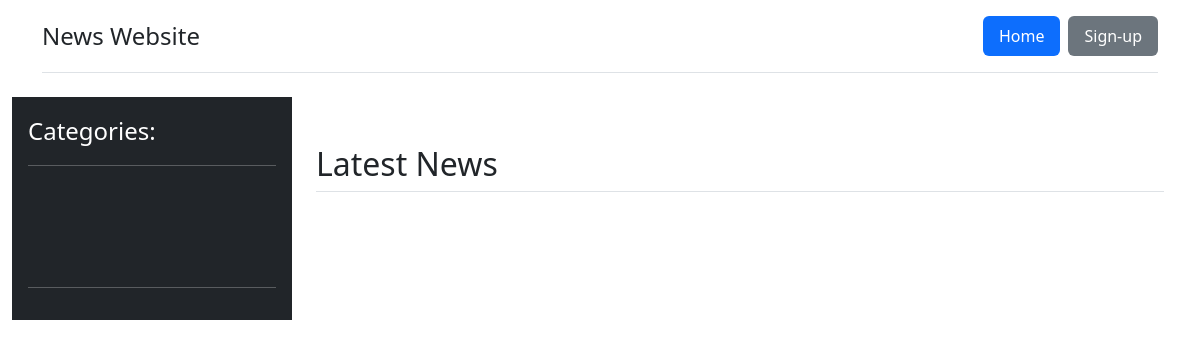
Before: / with the older database file.
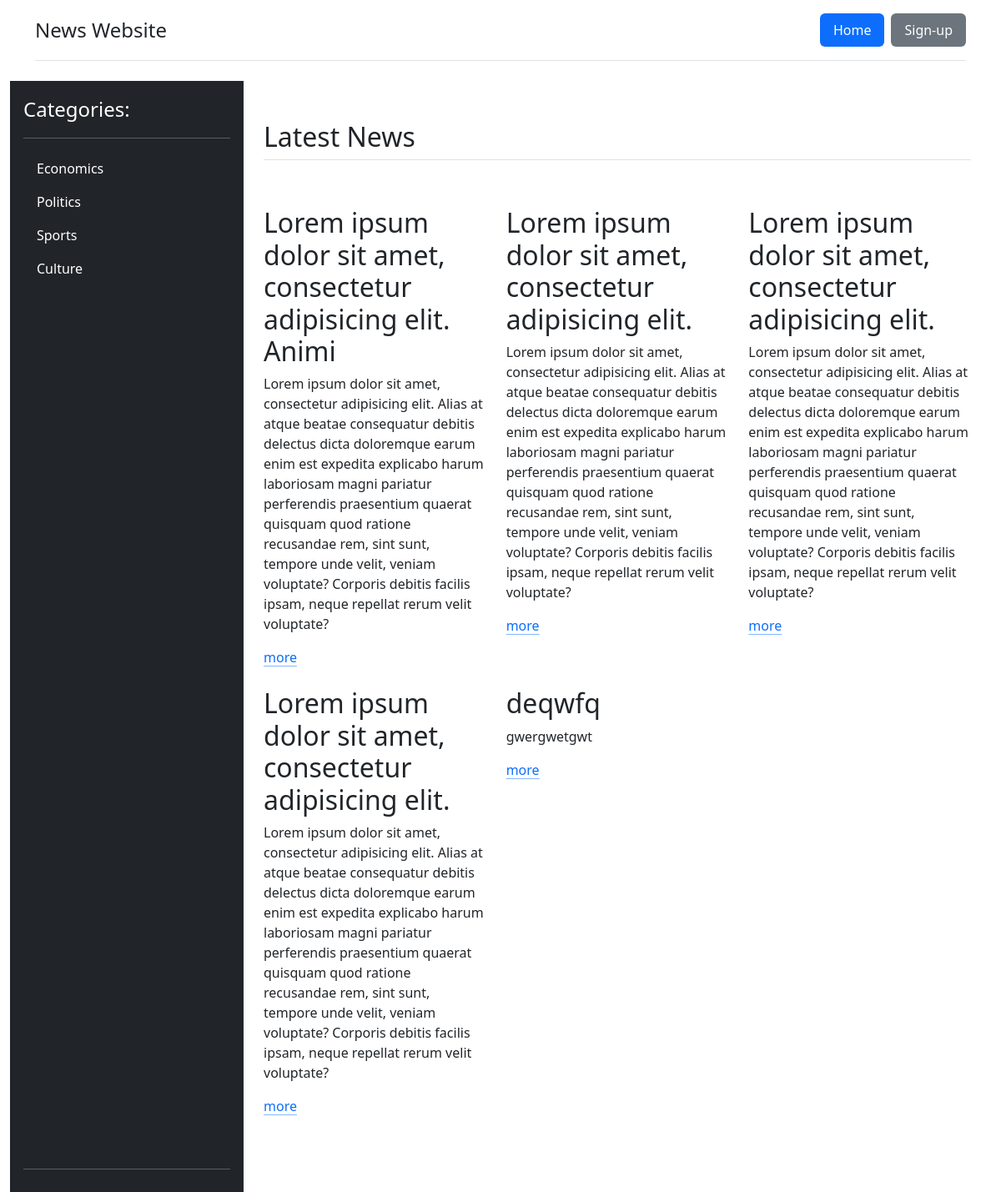
After: the same page with the newer database file.
### news_list/models.py (models this page shows, shortened)
class NewsCategory(models.Model):
    title = models.CharField(max_length=32)
    created_at = models.DateTimeField(auto_now_add=True)

class News(models.Model):
    title = models.CharField(max_length=64)
    description = models.TextField()
    category = models.ForeignKey(NewsCategory, on_delete=models.CASCADE)
    created_at = models.DateTimeField(auto_now_add=True)

### news_list/views.py (the view)
# urls.py: path('', views.homepage),
def homepage(request):
    news = News.objects.all()
    categories = NewsCategory.objects.all()
    context = {'news': news, 'categories': categories}
    return render(request, 'index.html', context)

### news_list/templates/index.html (shortened to what this page needs)
<!DOCTYPE html>
<html lang="en">
<head>
    <link rel="stylesheet"
          href="https://cdn.jsdelivr.net/npm/bootstrap@5.3.3/dist/css/bootstrap.min.css">
</head>
<body>
<div class="container">
    <header class="d-flex flex-wrap justify-content-center py-3 mb-4 border-bottom">
        <a href="/"
           class="d-flex align-items-center mb-3 mb-md-0 me-md-auto text-dark text-decoration-none">
            <span class="fs-4">News Website</span>
        </a>
        <ul class="nav nav-pills">
            <li class="nav-item px-2">
                <a href="/" class="nav-link active"
                   aria-current="page">Home</a>
            </li>
            <li class="nav-item">
                <a href="/register" class="nav-link bg-secondary text-white"
                   aria-current="page">Sign-up</a>
            </li>
        </ul>
    </header>
</div>
<div class="container-fluid d-flex 100">
    <div class="d-flex flex-column flex-shrink-0 p-3 text-white bg-dark"
         style="width: 280px;">
        <a href="/"
           class="d-flex align-items-center mb-3 mb-md-0 me-md-auto text-white text-decoration-none">
            <span class="fs-4">Categories:</span>
        </a>
        <hr>
        <ul class="nav nav-pills flex-column mb-auto">
            {% for category in categories %}
            <li class="nav-item">
                <a href="/category/{{ category.id }}"
                   class="nav-link text-white" aria-current="page">
                    {{ category.title }}
                </a>
            </li>
            {% endfor %}
        </ul>
        <hr>
    </div>
    <div class="container px-4 py-5" id="featured-3">
        <h2 class="pb-2 border-bottom">Latest News</h2>
        <div class="row g-4 py-5 row-cols-1 row-cols-lg-3">
            {% for news in news %}
            <div class="feature col">
                <h2>{{ news.title }}</h2>
                <p>{{ news.description }}</p>
                <a href="/news/{{ news.id }}" class="icon-link">more</a>
            </div>
            {% endfor %}
        </div>
    </div>
</div>
</body>
</html>

Changed rows visible on the page:
added NewsCategory: title "Economics"
added NewsCategory: title "Politics"
added NewsCategory: title "Sports"
added NewsCategory: title "Culture"
added News: title "Lorem ipsum dolor sit amet, consectetur adipisicing elit. Animi", description "Lorem ipsum dolor sit amet, consectetur adipisicing elit. Alias at atque beatae consequatur debitis delectus dicta doloremque earum enim est expedita explicabo harum laboriosam magni pariatur perferendis praesentium quaerat quisquam quod ratione recusandae rem, sint sunt, tempore unde velit, veniam voluptate? Corporis debitis facilis ipsam, neque repellat rerum velit voluptate?"
added News: title "Lorem ipsum dolor sit amet, consectetur adipisicing elit.", description "Lorem ipsum dolor sit amet, consectetur adipisicing elit. Alias at atque beatae consequatur debitis delectus dicta doloremque earum enim est expedita explicabo harum laboriosam magni pariatur perferendis praesentium quaerat quisquam quod ratione recusandae rem, sint sunt, tempore unde velit, veniam voluptate? Corporis debitis facilis ipsam, neque repellat rerum velit voluptate?"
added News: title "Lorem ipsum dolor sit amet, consectetur adipisicing elit.", description "Lorem ipsum dolor sit amet, consectetur adipisicing elit. Alias at atque beatae consequatur debitis delectus dicta doloremque earum enim est expedita explicabo harum laboriosam magni pariatur perferendis praesentium quaerat quisquam quod ratione recusandae rem, sint sunt, tempore unde velit, veniam voluptate? Corporis debitis facilis ipsam, neque repellat rerum velit voluptate?"
added News: title "Lorem ipsum dolor sit amet, consectetur adipisicing elit.", description "Lorem ipsum dolor sit amet, consectetur adipisicing elit. Alias at atque beatae consequatur debitis delectus dicta doloremque earum enim est expedita explicabo harum laboriosam magni pariatur perferendis praesentium quaerat quisquam quod ratione recusandae rem, sint sunt, tempore unde velit, veniam voluptate? Corporis debitis facilis ipsam, neque repellat rerum velit voluptate?"
added News: title "deqwfq", description "gwergwetgwt"
